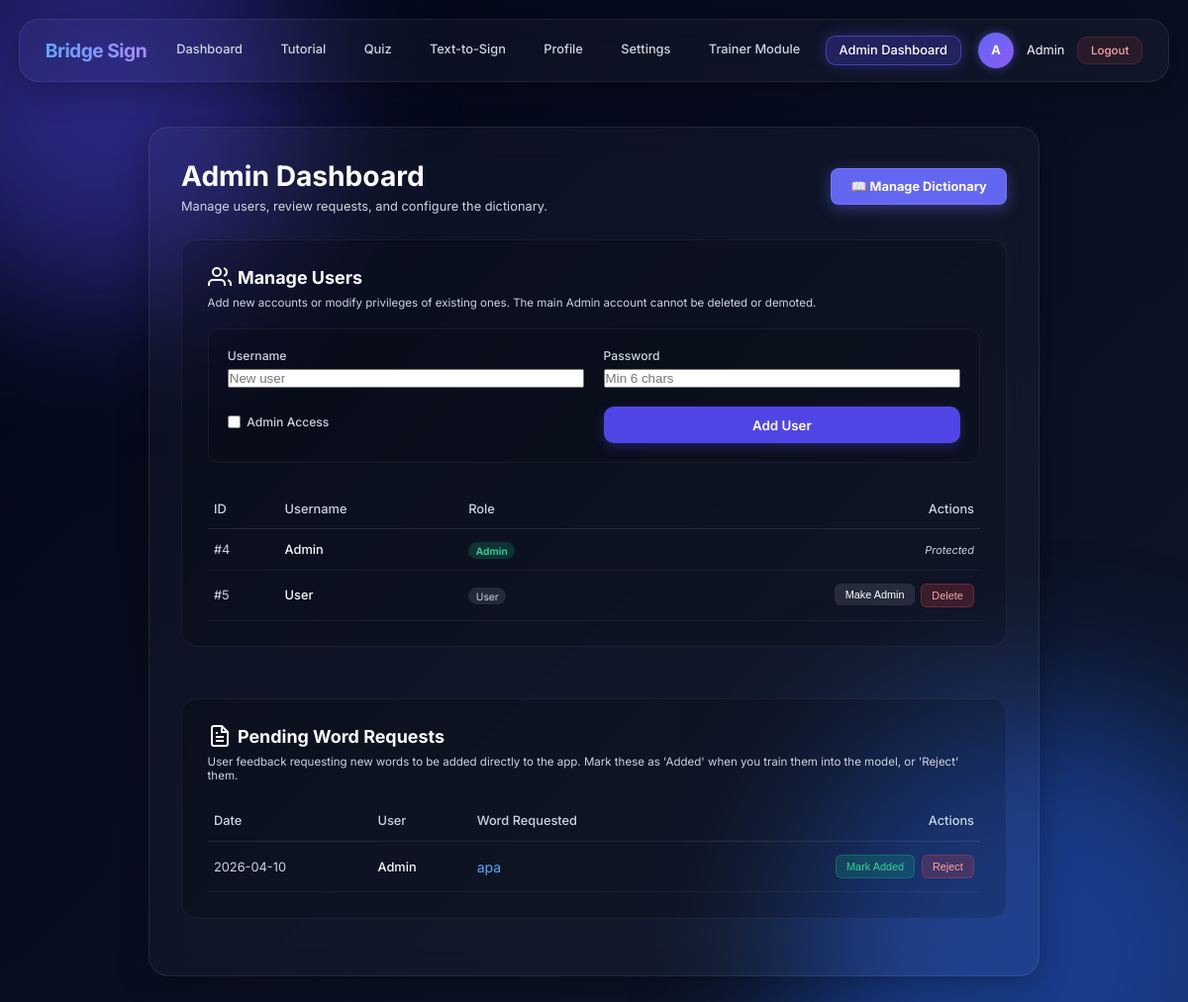
The app's page /admin (signed in) with its own data.
### app2.py (models this page shows, shortened)
class User(db.Model):
    id = db.Column(db.Integer, primary_key=True)
    username = db.Column(db.String(80), unique=True, nullable=False)
    password_hash = db.Column(db.String(200), nullable=False)
    camera_enabled = db.Column(db.Boolean, default=True)
    camera_index = db.Column(db.Integer, default=0)
    is_admin = db.Column(db.Boolean, default=False)
    tutorial_completed = db.Column(db.Boolean, default=False)
    security_question = db.Column(db.String(200), nullable=True)
    security_answer_hash = db.Column(db.String(200), nullable=True)

class WordRequest(db.Model):
    id = db.Column(db.Integer, primary_key=True)
    user_id = db.Column(db.Integer, db.ForeignKey('user.id'), nullable=False)
    requested_word = db.Column(db.String(100), nullable=False)
    status = db.Column(db.String(20), default="Pending") # Pending, Added, Rejected
    suggestion_type = db.Column(db.String(50), default="ai_recognition") # ai_recognition or text_to_sign
    timestamp = db.Column(db.DateTime, default=datetime.utcnow)
    user = db.relationship('User', backref=db.backref('requests', lazy=True))

### app2.py (the view, shortened to what this page needs)
@app.route('/admin', methods=['GET', 'POST'])
@admin_required
def admin_dashboard():
    action = (request.form.get('action', '') or '').lower() if request.method == 'POST' else ''
    all_users = User.query.order_by(User.id).all()
    pending_requests = WordRequest.query.filter_by(status='Pending', suggestion_type='ai_recognition').order_by(WordRequest.timestamp.desc()).all()
    return render_template(
        'admin_dashboard.html',
        username=session.get('username', ''),
        is_admin=True,
        users=all_users,
        pending_requests=pending_requests
    )

### templates/admin_dashboard.html (shortened to what this page needs)
<!DOCTYPE html>
<html lang="en">
<head>
    <link rel="stylesheet" href="{{ url_for('static', filename='css/global.css') }}">
</head>
<body>
    <div class="bg-orb orb-1"></div>
    <div class="bg-orb orb-2"></div>
        {% include '_navbar.html' %}<div class="container glass-panel">
        <div class="header" style="display: flex; justify-content: space-between; align-items: center;">
            <div>
                <h1>Admin Dashboard</h1>
                <p>Manage users, review requests, and configure the dictionary.</p>
            </div>
            <div>
                <a href="{{ url_for('admin_dictionary') }}" style="text-decoration: none; padding: 0.8rem 1.5rem; border-radius: 8px; display: inline-block; background: #6366f1; color: white; font-weight: bold; border: 1px solid rgba(255,255,255,0.1); box-shadow: 0 4px 15px rgba(99, 102, 241, 0.4);">
                    📖 Manage Dictionary
                </a>
            </div>
        </div>
        <div class="admin-card">
            <h2>
                <svg width="24" height="24" viewBox="0 0 24 24" fill="none" stroke="currentColor" stroke-width="2">
                    <path d="M17 21v-2a4 4 0 0 0-4-4H5a4 4 0 0 0-4 4v2"></path>
                    <circle cx="9" cy="7" r="4"></circle>
                    <path d="M23 21v-2a4 4 0 0 0-3-3.87"></path>
                    <path d="M16 3.13a4 4 0 0 1 0 7.75"></path>
                </svg>
                Manage Users
            </h2>
            <p>Add new accounts or modify privileges of existing ones. The main Admin account cannot be deleted or
                demoted.</p>
            <form method="POST" class="add-user-form"
                style="margin-bottom: 2rem; background: rgba(0,0,0,0.1); padding: 1.5rem; border-radius: 12px; border: 1px solid rgba(255,255,255,0.05);">
                <div class="form-grid" style="align-items: end;">
                    <div class="form-group">
                        <label for="new_username">Username</label>
                        <input type="text" id="new_username" name="new_username" class="form-input" minlength="3"
                            required placeholder="New user">
                    </div>
                    <div class="form-group">
                        <label for="new_password">Password</label>
                        <input type="password" id="new_password" name="new_password" class="form-input" minlength="6"
                            required placeholder="Min 6 chars">
                    </div>
                    <div class="form-group"
                        style="flex-direction: row; align-items: center; gap: 0.5rem; height: 100%; padding-bottom: 0.5rem;">
                        <input type="checkbox" id="is_admin" name="is_admin" style="width: auto;">
                        <label for="is_admin" style="margin: 0; cursor: pointer;">Admin Access</label>
                    </div>
                    <button type="submit" class="btn-action btn-primary" style="margin: 0;">Add User</button>
                </div>
            </form>
            <div style="overflow-x: auto;">
                <table style="width: 100%; border-collapse: collapse; min-width: 600px;">
                    <thead>
                        <tr
                            style="border-bottom: 1px solid rgba(255,255,255,0.1); color: var(--text-muted); text-align: left;">
                            <th style="padding: 1rem 0.5rem; font-weight: 500;">ID</th>
                            <th style="padding: 1rem 0.5rem; font-weight: 500;">Username</th>
                            <th style="padding: 1rem 0.5rem; font-weight: 500;">Role</th>
                            <th style="padding: 1rem 0.5rem; font-weight: 500; text-align: right;">Actions</th>
                        </tr>
                    </thead>
                    <tbody>
                        {% for u in users %}
                        <tr style="border-bottom: 1px solid rgba(255,255,255,0.05);">
                            <td style="padding: 1rem 0.5rem; color: var(--text-muted);">#{{ u.id }}</td>
                            <td style="padding: 1rem 0.5rem; font-weight: 500;">{{ u.username }}</td>
                            <td style="padding: 1rem 0.5rem;">
                                {% if u.is_admin %}
                                <span
                                    style="background: rgba(16, 185, 129, 0.2); color: #34d399; padding: 0.2rem 0.6rem; border-radius: 9999px; font-size: 0.8rem; font-weight: 600;">Admin</span>
                                {% else %}
                                <span
                                    style="background: rgba(255, 255, 255, 0.1); color: var(--text-muted); padding: 0.2rem 0.6rem; border-radius: 9999px; font-size: 0.8rem;">User</span>
                                {% endif %}
                            </td>
                            <td style="padding: 1rem 0.5rem; text-align: right;">
                                <div style="display: flex; justify-content: flex-end; gap: 0.5rem;">
                                    {% if u.username != 'Admin' and u.id != session.get('user_id') %}
                                    <form method="POST" style="margin: 0;">
                                        <button type="submit"
                                            style="background: rgba(255,255,255,0.1); border: none; color: white; padding: 0.4rem 0.8rem; border-radius: 6px; cursor: pointer; font-size: 0.85rem;">
                                            {{ 'Demote' if u.is_admin else 'Make Admin' }}
                                        </button>
                                    </form>
                                    <form method="POST" style="margin: 0;"
                                        onsubmit="return confirm('Are you sure you want to delete user {{ u.username }}?');">
                                        <button type="submit"
                                            style="background: rgba(239, 68, 68, 0.2); border: 1px solid rgba(239,68,68,0.3); color: #fca5a5; padding: 0.4rem 0.8rem; border-radius: 6px; cursor: pointer; font-size: 0.85rem;">
                                            Delete
                                        </button>
                                    </form>
                                    {% else %}
                                    <span
                                        style="color: var(--text-muted); font-size: 0.85rem; font-style: italic;">Protected</span>
                                    {% endif %}
                                </div>
                            </td>
                        </tr>
                        {% endfor %}
                    </tbody>
                </table>
            </div>
        </div>
        <div class="admin-card">
            <h2>
                Pending Word Requests
            </h2>
            <p>User feedback requesting new words to be added directly to the app. Mark these as 'Added' when you train them into the model, or 'Reject' them.</p>
            <div style="overflow-x: auto;">
                <table style="width: 100%; border-collapse: collapse; min-width: 600px;">
                    <thead>
                        <tr style="border-bottom: 1px solid rgba(255,255,255,0.1); color: var(--text-muted); text-align: left;">
                            <th style="padding: 1rem 0.5rem; font-weight: 500;">Date</th>
                            <th style="padding: 1rem 0.5rem; font-weight: 500;">User</th>
                            <th style="padding: 1rem 0.5rem; font-weight: 500;">Word Requested</th>
                            <th style="padding: 1rem 0.5rem; font-weight: 500; text-align: right;">Actions</th>
                        </tr>
                    </thead>
                    <tbody>
                        {% if pending_requests %}
                            {% for req in pending_requests %}
                            <tr style="border-bottom: 1px solid rgba(255,255,255,0.05);" id="req-row-{{ req.id }}">
                                <td style="padding: 1rem 0.5rem; color: var(--text-muted);">{{ req.timestamp.strftime('%Y-%m-%d') }}</td>
                                <td style="padding: 1rem 0.5rem; font-weight: 500;">{{ req.user.username }}</td>
                                <td style="padding: 1rem 0.5rem; font-size: 1.1rem; color: #60a5fa;">{{ req.requested_word }}</td>
                                <td style="padding: 1rem 0.5rem; text-align: right;">
                                    <div style="display: flex; justify-content: flex-end; gap: 0.5rem;">
                                        <button onclick="updateRequest({{ req.id }}, 'Added')" style="background: rgba(16, 185, 129, 0.2); border: 1px solid rgba(16,185,129,0.3); color: #34d399; padding: 0.4rem 0.8rem; border-radius: 6px; cursor: pointer; font-size: 0.85rem;">Mark Added</button>
                                        <button onclick="updateRequest({{ req.id }}, 'Rejected')" style="background: rgba(239, 68, 68, 0.2); border: 1px solid rgba(239,68,68,0.3); color: #fca5a5; padding: 0.4rem 0.8rem; border-radius: 6px; cursor: pointer; font-size: 0.85rem;">Reject</button>
                                    </div>
                                </td>
                            </tr>
                            {% endfor %}
                        {% else %}
                            <tr>
                                <td colspan="4" style="text-align: center; padding: 2rem; color: var(--text-muted); font-style: italic;">No pending requests!</td>
                            </tr>
                        {% endif %}
                    </tbody>
                </table>
            </div>
        </div>
    </div>
</body>
</html>

### templates/_navbar.html (shortened to what this page needs)
    <nav class="navbar glass-panel">
        <div class="navbar-brand">Bridge Sign</div>
        <div class="navbar-menu">
            <a href="{{ url_for('index') }}" class="navbar-item{% if request.endpoint == 'index' %} active{% endif %}">Dashboard</a>
            <a href="{{ url_for('tutorial') }}" class="navbar-item{% if request.endpoint == 'tutorial' %} active{% endif %}">Tutorial</a>
            <a href="{{ url_for('quiz') }}" class="navbar-item{% if request.endpoint == 'quiz' %} active{% endif %}">Quiz</a>
            <a href="{{ url_for('text_to_sign') }}" class="navbar-item{% if request.endpoint == 'text_to_sign' %} active{% endif %}">Text-to-Sign</a>
            <a href="{{ url_for('profile') }}" class="navbar-item{% if request.endpoint == 'profile' %} active{% endif %}">Profile</a>
            <a href="{{ url_for('settings') }}" class="navbar-item{% if request.endpoint == 'settings' %} active{% endif %}">Settings</a>
            {% if is_admin %}
            <a href="{{ url_for('trainer') }}" class="navbar-item{% if request.endpoint == 'trainer' %} active{% endif %}">Trainer Module</a>
            <a href="{{ url_for('admin_dashboard') }}" class="navbar-item{% if request.endpoint == 'admin_dashboard' %} active{% endif %}">Admin Dashboard</a>
            {% endif %}
        </div>
        <div class="navbar-user">
            <div class="user-avatar">{{ username[0].upper() if username else 'U' }}</div>
            <span>{{ username }}</span>
            <a href="{{ url_for('logout') }}" class="logout-btn">Logout</a>
        </div>
    </nav>

### records on screen
User: username "Admin", id "4", is_admin "Admin", shows "Protected"
User: id "5", username "User", is_admin "Make Admin"
WordRequest: timestamp "2026-04-10", user.username "Admin", requested_word "apa"

### other values on screen
{{ username[0].upper() if username else 'U' }} "A"
